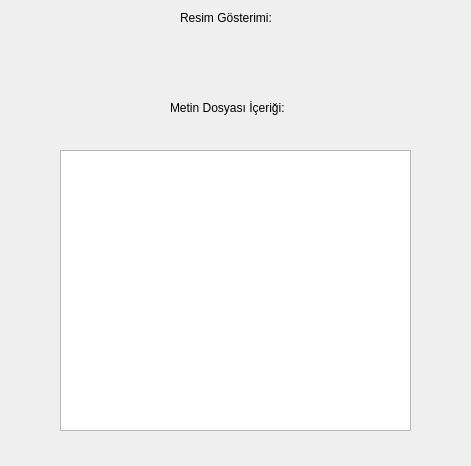
<?xml version="1.0" encoding="UTF-8"?>
<ui version="4.0">
 <class>Form</class>
 <widget class="QWidget" name="Form">
  <property name="geometry">
   <rect>
    <x>0</x>
    <y>0</y>
    <width>471</width>
    <height>466</height>
   </rect>
  </property>
  <property name="windowTitle">
   <string>Form</string>
  </property>
  <widget class="QLabel" name="label">
   <property name="geometry">
    <rect>
     <x>180</x>
     <y>10</y>
     <width>121</width>
     <height>16</height>
    </rect>
   </property>
   <property name="text">
    <string>Resim Gösterimi:</string>
   </property>
  </widget>
  <widget class="QLabel" name="label_resim">
   <property name="geometry">
    <rect>
     <x>210</x>
     <y>50</y>
     <width>55</width>
     <height>16</height>
    </rect>
   </property>
   <property name="text">
    <string/>
   </property>
  </widget>
  <widget class="QLabel" name="label_2">
   <property name="geometry">
    <rect>
     <x>170</x>
     <y>100</y>
     <width>141</width>
     <height>16</height>
    </rect>
   </property>
   <property name="text">
    <string>Metin Dosyası İçeriği:</string>
   </property>
  </widget>
  <widget class="QTextEdit" name="textEdit">
   <property name="geometry">
    <rect>
     <x>60</x>
     <y>150</y>
     <width>351</width>
     <height>281</height>
    </rect>
   </property>
  </widget>
 </widget>
 <resources/>
 <connections/>
</ui>
